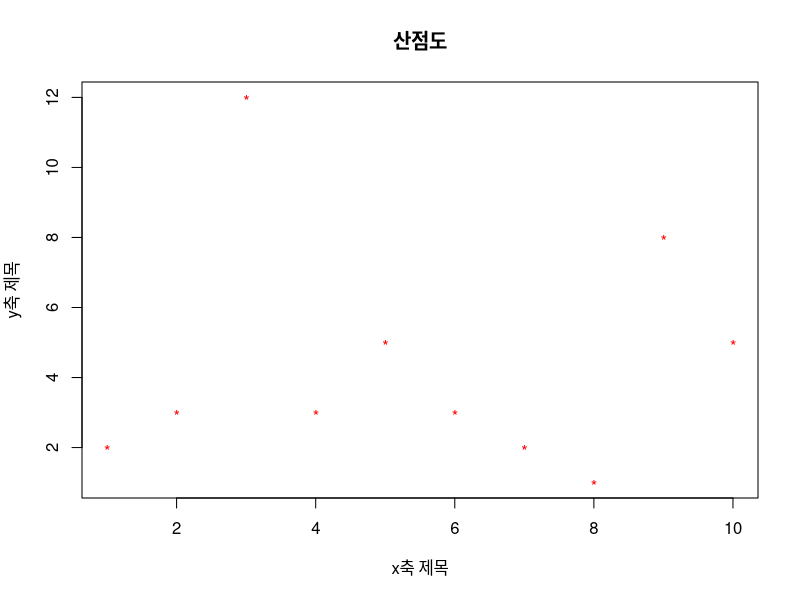
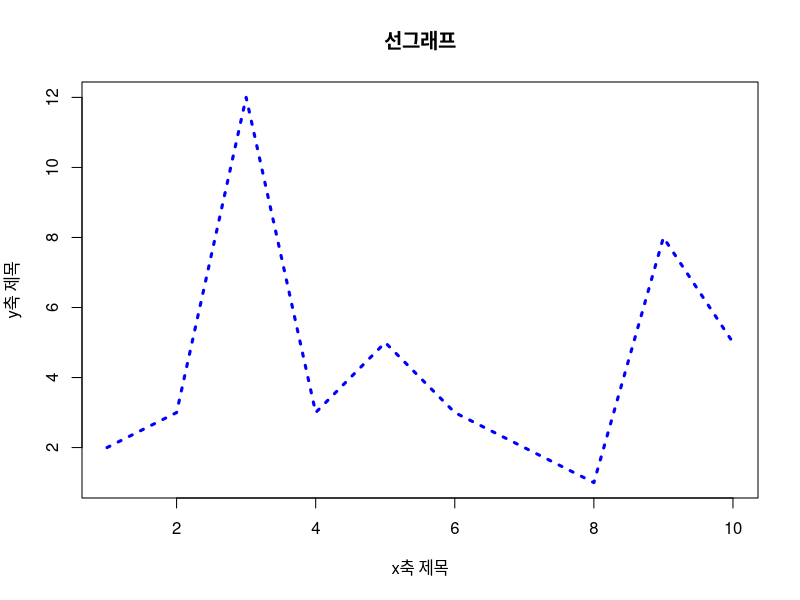
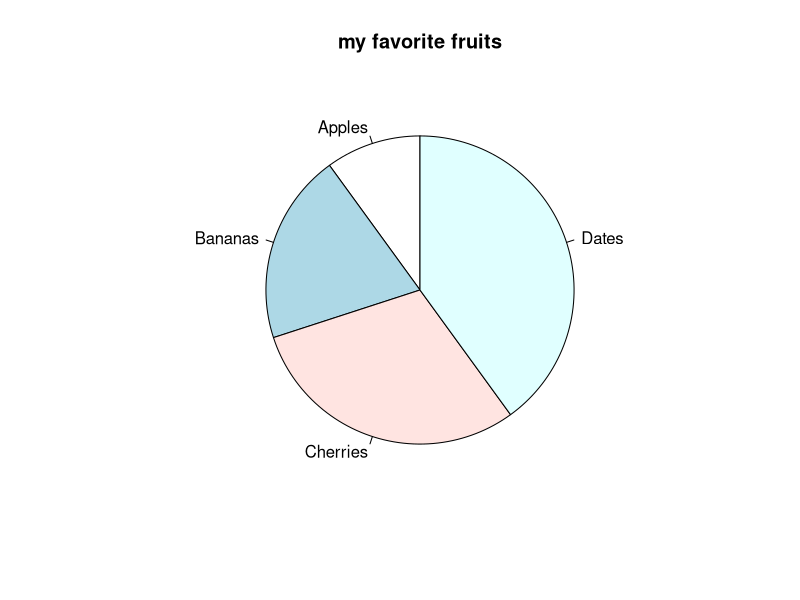
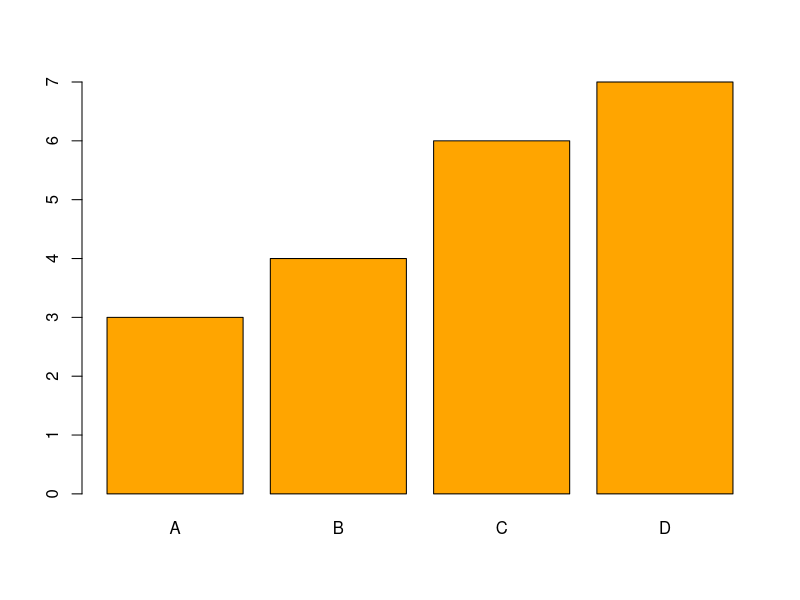

These charts were generated, in order, by the following R code:
###### 산점도

plot(c(1:10),c(2,3,12,3,5,3,2,1,8,5), 
     pch='*', 
     col='red',
     xlab = 'x축 제목',
     ylab = 'y축 제목',
     main = '산점도')

#### Line graph
plot(c(1:10),c(2,3,12,3,5,3,2,1,8,5), 
     type = 'l',
     lwd =3,
     lty=3,
     col='blue',
     xlab = 'x축 제목',
     ylab = 'y축 제목',
     main = '선그래프')


###### Pie chart
x = c(10,20,30,40)
pie(x, init.angle = 90,
    labels = c('Apples','Bananas','Cherries','Dates'),
    main = 'my favorite fruits')

###### 막대 그래프
x=c('A','B','C','D')
y=c(3,4,6,7)
barplot(y,names.arg = x, col='orange')
